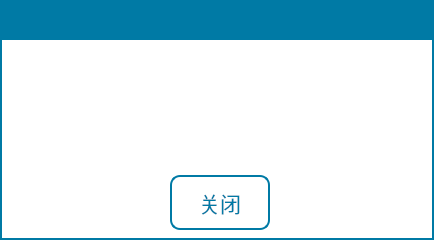
<?xml version="1.0" encoding="UTF-8"?>
<ui version="4.0">
 <class>InfoBox</class>
 <widget class="QDialog" name="InfoBox">
  <property name="geometry">
   <rect>
    <x>0</x>
    <y>0</y>
    <width>434</width>
    <height>240</height>
   </rect>
  </property>
  <property name="windowTitle">
   <string>Dialog</string>
  </property>
  <property name="styleSheet">
   <string notr="true">QDialog{
border:2px solid rgb(0, 122, 165);
border-radius:0px;
background-color: rgb(255, 255, 255);
}
QToolButton{
font: 16pt &quot;文泉驿等宽微米黑&quot;;
color:rgb(0, 122, 165);
border:2px solid rgb(0, 122, 165);
border-radius:10px;
background-color: rgb(255, 255, 255);
}
QLabel{
font: 14pt &quot;文泉驿等宽微米黑&quot;;
color: rgb(0, 122, 165);
}
</string>
  </property>
  <widget class="QToolButton" name="pBtn_ok">
   <property name="geometry">
    <rect>
     <x>170</x>
     <y>175</y>
     <width>100</width>
     <height>55</height>
    </rect>
   </property>
   <property name="font">
    <font>
     <family>文泉驿等宽微米黑</family>
     <pointsize>16</pointsize>
     <weight>50</weight>
     <italic>false</italic>
     <bold>false</bold>
    </font>
   </property>
   <property name="text">
    <string>关闭</string>
   </property>
   <property name="icon">
    <iconset resource="../image.qrc">
     <normaloff>:/Image/close.png</normaloff>:/Image/close.png</iconset>
   </property>
   <property name="iconSize">
    <size>
     <width>30</width>
     <height>30</height>
    </size>
   </property>
   <property name="toolButtonStyle">
    <enum>Qt::ToolButtonTextBesideIcon</enum>
   </property>
  </widget>
  <widget class="QLabel" name="lb_context">
   <property name="geometry">
    <rect>
     <x>10</x>
     <y>55</y>
     <width>410</width>
     <height>100</height>
    </rect>
   </property>
   <property name="font">
    <font>
     <family>文泉驿等宽微米黑</family>
     <pointsize>18</pointsize>
     <weight>50</weight>
     <italic>false</italic>
     <bold>false</bold>
    </font>
   </property>
   <property name="styleSheet">
    <string notr="true">font: 18pt &quot;文泉驿等宽微米黑&quot;;
color: rgb(0, 122, 165);</string>
   </property>
   <property name="text">
    <string/>
   </property>
   <property name="alignment">
    <set>Qt::AlignCenter</set>
   </property>
   <property name="wordWrap">
    <bool>true</bool>
   </property>
  </widget>
  <widget class="QLabel" name="lb_title">
   <property name="geometry">
    <rect>
     <x>0</x>
     <y>0</y>
     <width>434</width>
     <height>40</height>
    </rect>
   </property>
   <property name="styleSheet">
    <string notr="true">font: 20pt &quot;文泉驿等宽微米黑&quot;;
color: rgb(255, 255, 255);
background-color: rgb(0, 122, 165);</string>
   </property>
   <property name="text">
    <string/>
   </property>
  </widget>
 </widget>
 <resources>
  <include location="../image.qrc"/>
 </resources>
 <connections/>
</ui>
